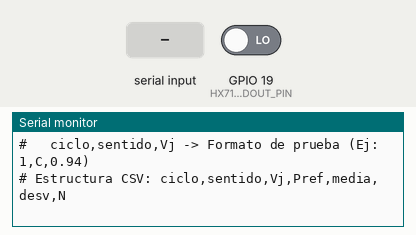
This sketch was run on a simulated ESP32. Shown: the last lines printed to the serial monitor. The inputs (shaded band) are chosen by the test bench; at power-on: GPIO 19 (HX710_DOUT_PIN) LOW.

Above: at 1.7 s.
1.8 s: "z,1\n" received over Serial
At 2.6 s:
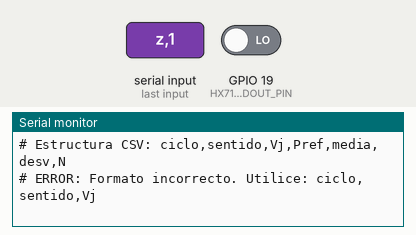
3.3 s: "z\n" received over Serial
At 4.1 s:
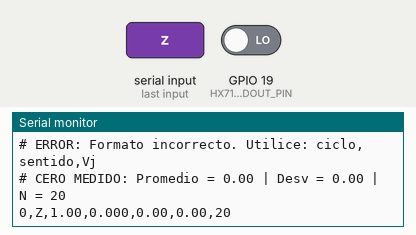

Measured:
- after the input at 1.8 s, the serial monitor: prints a new line at once (image 1)
- after the input at 3.3 s, the serial monitor: prints a new line at once (image 2)

The sketch:

caracterizacion_presion.ino
```cpp
#include <Arduino.h>

// Definición de pines para la conexión
#define HX710_DOUT_PIN 19
#define HX710_SCK_PIN  21

// Parámetros y constantes de configuración
const double ATMOSPHERIC_P_KPA = 101.3;  // Presión atmosférica en kPa
const double INITIAL_VOL_ML    = 1.00;   // Volumen inicial en mL
const double DEAD_VOL_ML       = 0.76;   // Volumen muerto en mL
const double MAX_SAFE_P_KPA    = 35.0;   // Límite de seguridad
const double SENSOR_LIMIT_KPA  = 40.0;   // Límite máximo del sensor

// Configuración del promediado de muestras
const int SAMPLE_COUNT = 20;

// Prototipos de funciones
bool readSensorRaw(long &rawData);
bool getAverageAndStdDev(double &meanVal, double &stdDevVal);
double computeReferencePressure(double vj);
double computeMinInjectedVolume();
void displayConfiguration();
void processZeroCalibration();
void processIncomingCommand(String rawInput);

void setup() {
  Serial.begin(115200);

  pinMode(HX710_SCK_PIN, OUTPUT);
  digitalWrite(HX710_SCK_PIN, LOW);
  pinMode(HX710_DOUT_PIN, INPUT);

  delay(500);
  displayConfiguration();
}

void loop() {
  if (Serial.available() > 0) {
    String inputBuffer = Serial.readStringUntil('\n');
    inputBuffer.trim();

    if (inputBuffer.length() == 0) return;

    if (inputBuffer.equalsIgnoreCase("z")) {
      processZeroCalibration();
    } else {
      processIncomingCommand(inputBuffer);
    }
  }
}

// Lectura de datos del módulo HX710B
bool readSensorRaw(long &rawData) {
  uint32_t startTime = millis();

  // Esperar a que DOUT baje de nivel (dato listo)
  while (digitalRead(HX710_DOUT_PIN) == HIGH) {
    if (millis() - startTime > 1000) {
      return false; // Tiempo de espera agotado
    }
    delay(1);
  }

  uint32_t bitBuffer = 0;
  portMUX_TYPE mutex = portMUX_INITIALIZER_UNLOCKED;

  portENTER_CRITICAL(&mutex);
  for (int b = 0; b < 24; b++) {
    digitalWrite(HX710_SCK_PIN, HIGH);
    delayMicroseconds(2);
    bitBuffer = (bitBuffer << 1) | (uint32_t)digitalRead(HX710_DOUT_PIN);
    digitalWrite(HX710_SCK_PIN, LOW);
    delayMicroseconds(2);
  }

  // Pulso extra (25) para configurar lectura de 10 Hz diferencial
  digitalWrite(HX710_SCK_PIN, HIGH);
  delayMicroseconds(2);
  digitalWrite(HX710_SCK_PIN, LOW);
  portEXIT_CRITICAL(&mutex);

  // Ajuste de signo para entero de 24 bits
  if (bitBuffer & 0x800000UL) {
    bitBuffer |= 0xFF000000UL;
  }

  rawData = (long)(int32_t)bitBuffer;
  return true;
}

// Cálculo de media y desviación estándar para N lecturas
bool getAverageAndStdDev(double &meanVal, double &stdDevVal) {
  static long samples[SAMPLE_COUNT];
  double sum = 0.0;

  for (int i = 0; i < SAMPLE_COUNT; i++) {
    if (!readSensorRaw(samples[i])) return false;
    sum += samples[i];
  }

  meanVal = sum / SAMPLE_COUNT;

  double sumSquaredDiff = 0.0;
  for (int i = 0; i < SAMPLE_COUNT; i++) {
    double diff = samples[i] - meanVal;
    sumSquaredDiff += diff * diff;
  }

  stdDevVal = sqrt(sumSquaredDiff / (SAMPLE_COUNT - 1));
  return true;
}

// Ecuación de la Ley de Boyle
double computeReferencePressure(double vj) {
  return ATMOSPHERIC_P_KPA * (INITIAL_VOL_ML - vj) / (vj + DEAD_VOL_ML);
}

// Cálculo del volumen mínimo inyectable
double computeMinInjectedVolume() {
  double ratio = MAX_SAFE_P_KPA / ATMOSPHERIC_P_KPA;
  return (INITIAL_VOL_ML - ratio * DEAD_VOL_ML) / (1.0 + ratio);
}

// Muestra parámetros de inicialización por puerto serie
void displayConfiguration() {
  Serial.println("# ---- Configuración de Parámetros ----");
  Serial.printf("# Patm = %.3f kPa | V0 = %.2f mL | Vm = %.3f mL | N = %d\n",
                ATMOSPHERIC_P_KPA, INITIAL_VOL_ML, DEAD_VOL_ML, SAMPLE_COUNT);
  Serial.printf("# Límite seguro Vj,min = %.3f mL (Pmax = %.0f kPa)\n", computeMinInjectedVolume(), MAX_SAFE_P_KPA);
  Serial.println("# Opciones disponibles:");
  Serial.println("#   z                -> Calibración / nivel de cero");
  Serial.println("#   ciclo,sentido,Vj -> Formato de prueba (Ej: 1,C,0.94)");
  Serial.println("# Estructura CSV: ciclo,sentido,Vj,Pref,media,desv,N");
}

// Ajuste del valor cero
void processZeroCalibration() {
  double avg, dev;
  if (!getAverageAndStdDev(avg, dev)) {
    Serial.println("# ERROR: Sin respuesta del módulo HX710B");
    return;
  }
  Serial.printf("# CERO MEDIDO: Promedio = %.2f | Desv = %.2f | N = %d\n", avg, dev, SAMPLE_COUNT);
  Serial.printf("0,Z,%.2f,%.3f,%.2f,%.2f,%d\n", INITIAL_VOL_ML, 0.0, avg, dev, SAMPLE_COUNT);
}

// Procesamiento y validación de comandos ingresados
void processIncomingCommand(String rawInput) {
  rawInput.replace(';', ',');
  rawInput.replace(' ', ',');

  int sep1 = rawInput.indexOf(',');
  int sep2 = rawInput.indexOf(',', sep1 + 1);

  if (sep1 < 0 || sep2 < 0) {
    Serial.println("# ERROR: Formato incorrecto. Utilice: ciclo,sentido,Vj");
    return;
  }

  int cycle = rawInput.substring(0, sep1).toInt();
  String direction = rawInput.substring(sep1 + 1, sep2);
  double injectedVol = rawInput.substring(sep2 + 1).toDouble();

  direction.toUpperCase();

  if (cycle <= 0) {
    Serial.println("# ERROR: Número de ciclo no válido");
    return;
  }
  if (direction != "C" && direction != "D") {
    Serial.println("# ERROR: Sentido debe ser 'C' (Compresión) o 'D' (Descompresión)");
    return;
  }
  if (injectedVol > INITIAL_VOL_ML || injectedVol <= 0) {
    Serial.println("# ERROR: Valor de Vj fuera de rango permitido");
    return;
  }

  double pRef = computeReferencePressure(injectedVol);
  if (pRef > SENSOR_LIMIT_KPA) {
    Serial.printf("# ALERTA: Pref de %.2f kPa supera el límite del sensor (%.0f kPa)\n", pRef, SENSOR_LIMIT_KPA);
    return;
  }

  double avg, dev;
  if (!getAverageAndStdDev(avg, dev)) {
    Serial.println("# ERROR: Fallo de lectura del sensor");
    return;
  }

  // Imprimir resultado en formato CSV
  Serial.printf("%d,%s,%.2f,%.3f,%.2f,%.2f,%d\n", cycle, direction.c_str(), injectedVol, pRef, avg, dev, SAMPLE_COUNT);
}
```
